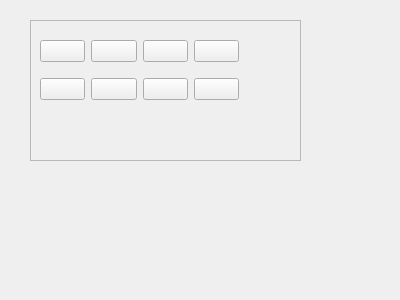
<?xml version="1.0" encoding="UTF-8"?>
<ui version="4.0">
 <class>ItemTool_FillColorPanel</class>
 <widget class="QWidget" name="ItemTool_FillColorPanel">
  <property name="geometry">
   <rect>
    <x>0</x>
    <y>0</y>
    <width>400</width>
    <height>300</height>
   </rect>
  </property>
  <property name="windowTitle">
   <string>Form</string>
  </property>
  <widget class="QWidget" name="horizontalLayoutWidget">
   <property name="geometry">
    <rect>
     <x>30</x>
     <y>20</y>
     <width>271</width>
     <height>141</height>
    </rect>
   </property>
   <layout class="QHBoxLayout" name="horizontalLayout">
    <item>
     <widget class="Frame_1" name="frame_fillcolor">
      <property name="frameShape">
       <enum>QFrame::StyledPanel</enum>
      </property>
      <property name="frameShadow">
       <enum>QFrame::Raised</enum>
      </property>
      <widget class="QWidget" name="gridLayoutWidget_2">
       <property name="geometry">
        <rect>
         <x>10</x>
         <y>10</y>
         <width>199</width>
         <height>80</height>
        </rect>
       </property>
       <layout class="QGridLayout" name="gridLayout_2">
        <item row="1" column="0">
         <widget class="DB_CustomPushButton_13" name="pFillColor5">
          <property name="text">
           <string/>
          </property>
          <property name="checkable">
           <bool>true</bool>
          </property>
         </widget>
        </item>
        <item row="0" column="0">
         <widget class="DB_CustomPushButton_13" name="pFillColor1">
          <property name="text">
           <string/>
          </property>
          <property name="checkable">
           <bool>true</bool>
          </property>
         </widget>
        </item>
        <item row="0" column="1">
         <widget class="DB_CustomPushButton_13" name="pFillColor2">
          <property name="text">
           <string/>
          </property>
          <property name="checkable">
           <bool>true</bool>
          </property>
         </widget>
        </item>
        <item row="0" column="2">
         <widget class="DB_CustomPushButton_13" name="pFillColor3">
          <property name="text">
           <string/>
          </property>
          <property name="checkable">
           <bool>true</bool>
          </property>
         </widget>
        </item>
        <item row="0" column="3">
         <widget class="DB_CustomPushButton_13" name="pFillColor4">
          <property name="text">
           <string/>
          </property>
          <property name="checkable">
           <bool>true</bool>
          </property>
         </widget>
        </item>
        <item row="1" column="1">
         <widget class="DB_CustomPushButton_13" name="pFillColor6">
          <property name="text">
           <string/>
          </property>
          <property name="checkable">
           <bool>true</bool>
          </property>
         </widget>
        </item>
        <item row="1" column="2">
         <widget class="DB_CustomPushButton_13" name="pFillColor7">
          <property name="text">
           <string/>
          </property>
          <property name="checkable">
           <bool>true</bool>
          </property>
         </widget>
        </item>
        <item row="1" column="3">
         <widget class="DB_CustomPushButton_13" name="pFillColor8">
          <property name="text">
           <string/>
          </property>
          <property name="checkable">
           <bool>true</bool>
          </property>
         </widget>
        </item>
       </layout>
      </widget>
     </widget>
    </item>
   </layout>
  </widget>
 </widget>
 <customwidgets>
  <customwidget>
   <class>DB_CustomPushButton_13</class>
   <extends>QPushButton</extends>
   <header>CustomWidget/db_custompushbutton.h</header>
  </customwidget>
  <customwidget>
   <class>Frame_1</class>
   <extends>QFrame</extends>
   <header>Custom/Frame/frame_1.h</header>
   <container>1</container>
  </customwidget>
 </customwidgets>
 <resources/>
 <connections/>
</ui>
